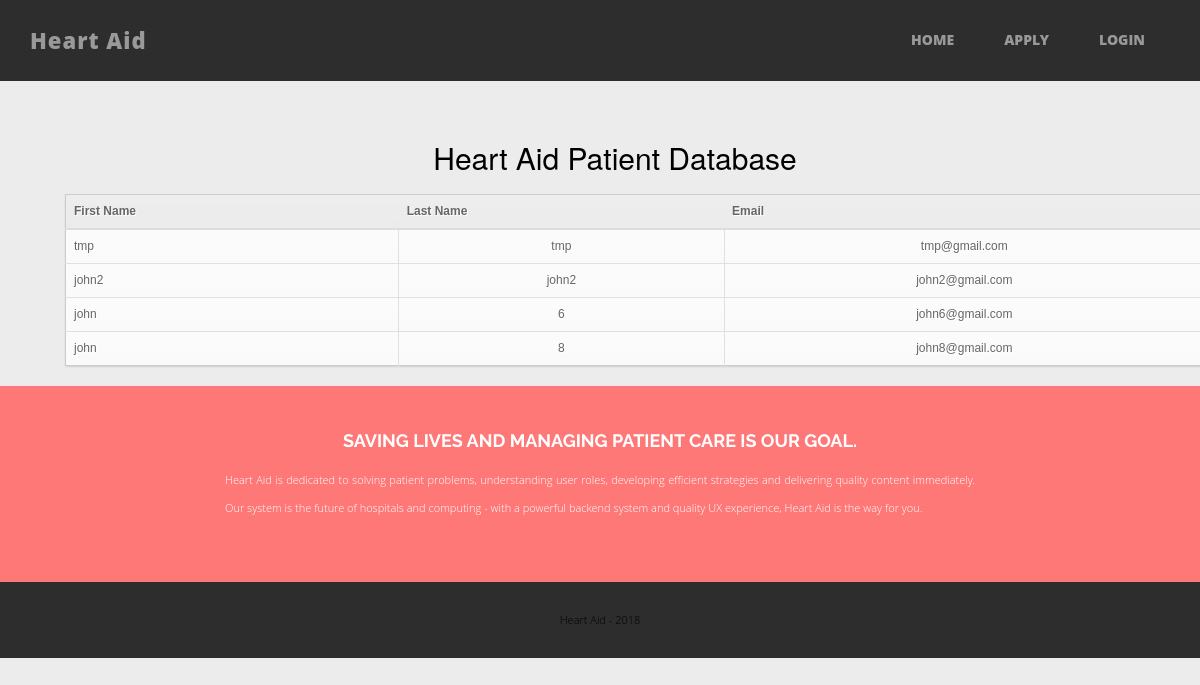
The page /accounts/portal/admin/view_all_patient_data on the database its author committed.
### acs/models.py (models this page shows, shortened)
class Patient(models.Model):
    fill_from_application = models.OneToOneField(TempPatientData,unique=True,null=True,default="",on_delete=models.CASCADE)
    user = models.OneToOneField(User, unique=True,  blank=True, default="", null=True,on_delete=models.CASCADE)
    approved = models.IntegerField(default=0, null=False)
    alertSent = models.IntegerField(default=0, null=False)
    date_created = models.CharField(default="11-3-2018", null=True, max_length=20)

class TempPatientData(models.Model):
    user = models.OneToOneField(User,unique=True,null=True,default="",on_delete=models.CASCADE)
    email_address = models.CharField(max_length=256, blank=False)
    first_name = models.CharField(max_length=256, default="")
    last_name = models.CharField(max_length=256, default="")
    age = models.IntegerField(default = 18, blank=False)
    gender = models.CharField(max_length=256, choices=[('male','Male'), ('female', 'Female'), ('other', 'Other'), ('prefer not to say', 'Prefer Not To Say')], default='Select a gender', blank = False)
    phone_number = PhoneNumberField(blank = True, default="")
    DOB = models.CharField(max_length=255, blank=True, null=True)
    address = models.CharField(max_length=256, default="")
    heart_rate = models.IntegerField(default = 72, blank=False)
    systolic_blood_pressure = models.IntegerField(default = 120, blank=False)
    CHF = models.CharField(max_length=256, choices=[('No CHF','No CHF'),('Rales and/or JVD','Rales and/or JVD'),('Pulmonary edema','Pulmonary edema'),('Cardiogenic shock','Cardiogenic shock')], default='No CHF', blank = False)
    creatinine = models.DecimalField(max_digits=5,decimal_places=2,default = 0.5, blank=False)
    cardiac_arrest = models.CharField(max_length=256, choices=[('yes','Yes'), ('no','No')], default='no', blank = False)
    biomarkers = models.CharField(max_length=256, choices=[('yes','Yes'), ('no','No')], default='no', blank = False)
    st_elev = models.CharField(max_length=256, choices=[('yes','Yes'), ('no','No')], default='no', blank = False)
    data_sent = models.IntegerField(default=0)

### acs/views.py (the view)
# urls.py: url(r'^accounts/portal/admin/view_all_patient_data$', ViewAllPatientData, name="ViewAllPatientData"),
def ViewAllPatientData(request):
	temp_patient_data = Patient.objects.all()
	context = {
		'temp_user_data' : temp_patient_data
	}
	return render(request, 'view_all_patient_data_hsp.html', context)

### templates/view_all_patient_data_hsp.html (shortened to what this page needs)
{% extends '_layouts/base.html' %}
{% load crispy_forms_tags %}
{% block content %}
		<div class="container">
		  <h2>Heart Aid Patient Database</h2>
		  <table class="table">
		    <thead>
		      <tr>
		        <th>First Name</th>
		        <th>Last Name</th>
		        <th>Email</th>
		      </tr>
		    </thead>
		    <tbody>
		    	{% for pats in temp_user_data %}
			      <tr>
			        <td>{{pats.fill_from_application.first_name}}</td>
			        <td>{{pats.fill_from_application.last_name}}</td>
			        <td>{{pats.fill_from_application.email_address}}</td>
			      </tr>
		      {% endfor %}
		    </tbody>
		  </table>
		</div>
{% endblock %}

### templates/_layouts/base.html (shortened to what this page needs)
{% load staticfiles %}
{% load static %}
<!DOCTYPE html>
<html lang="en">
  <head>
    <link href="{% static 'css/bootstrap.css' %}" rel="stylesheet">
    <link href="{% static 'css/font-awesome.min.css' %}" rel="stylesheet">
    <link href="{% static 'css/main.css' %}" rel="stylesheet">
    <link rel="stylesheet" href="//code.jquery.com/ui/1.11.4/themes/smoothness/jquery-ui.css">
    <link type="text/css" href="http://mugifly.github.io/jquery-simple-datetimepicker/jquery.simple-dtpicker.css" rel="stylesheet" />
    <link href="{% static 'css/buttons.css' %}" rel="stylesheet">
    <link href="{% static 'css/card.css' %}" rel="stylesheet">
  </head>
  <body>
    <div class="navbar navbar-inverse navbar-fixed-top">
      <div class="container">
        <div class="navbar-header">
          <a class="navbar-brand" href="#">Heart Aid</a>
        </div>
        <div class="navbar-collapse collapse">
          <ul class="nav navbar-nav navbar-right">
            <li><a href="/">HOME</a></li>
            {% if not user.is_authenticated %}
            <li><a href="/accounts/apply">APPLY</a></li>
            <li><a href="/accounts/login">LOGIN</a></li>
            {% elif approval == 0 and not user.username == "admin" %}
            <li class="active"><a href="/accounts/portal">CHECK APPROVAL STATUS</a></li>
            <li><a href="/logout">LOGOUT</a></li>
            {% elif user.username == "admin" %}
            <li class="active"><a href="/accounts/portal">ADMIN PORTAL</a></li>
            <li><a href="/logout">LOGOUT</a></li>
            {% else %}
            <li class="active"><a href="/accounts/portal">USER PORTAL</a></li>
            <li><a href="/logout">LOGOUT</a></li>
            {% endif %}
          </ul>
        </div>
      </div>
    </div>
<br>
    <div class="container w">
            {% block content %}{% endblock %}
    </div>
    <div id="r">
        <div class="container">
            <div class="row centered">
                <div class="col-lg-8 col-lg-offset-2">
                    <h4>SAVING LIVES AND MANAGING PATIENT CARE IS OUR GOAL.</h4>
                    <p>Heart Aid is dedicated to solving patient problems, understanding user roles, developing efficient strategies and delivering quality content immediately. Our system is the future of hospitals and computing - with a powerful backend system and quality UX experience, Heart Aid is the way for you.</p>
                </div>
            </div>
        </div>
    </div>
    <div id="f">
        <div class="container">
            <div class="row centered">
                Heart Aid - 2018
            </div>
        </div>
    </div>
  </body>
</html>

### static/css/main.css (style rules this page uses)
ul { text-align: left; }
body { background-color: #f2f2f2; font-family: "Lato"; font-weight: 300; font-size: 16px; color: #555; -webkit-font-smoothing: antialiased; -webkit-overflow-scrolling: touch; margin-top: 70px; }
h1, h3, h4, h5, h6 { font-family: "Raleway"; font-weight: 3o0; color: #333; }
h2 { color: black; }
p { line-height: 28px; margin-bottom: 25px; }
.centered { text-align: center; }
a { color: #f85c37; word-wrap: break-word; -webkit-transition: color 0.1s ease-in, background 0.1s ease-in; -moz-transition: color 0.1s ease-in, background 0.1s ease-in; -ms-transition: color 0.1s ease-in, background 0.1s ease-in; -o-transition: color 0.1s ease-in, background 0.1s ease-in; transition: color 0.1s ease-in, background 0.1s ease-in; }
a:before, a:after { -webkit-transition: color 0.1s ease-in, background 0.1s ease-in; -moz-transition: color 0.1s ease-in, background 0.1s ease-in; -ms-transition: color 0.1s ease-in, background 0.1s ease-in; -o-transition: color 0.1s ease-in, background 0.1s ease-in; transition: color 0.1s ease-in, background 0.1s ease-in; }
.navbar { font-weight: 800; font-size: 14px; padding-top: 15px; padding-bottom: 15px; }
.navbar-inverse { background: #2d2d2d; border-color: #2d2d2d; }
.navbar-inverse .navbar-brand { color: #999999; font-weight: bolder; font-size: 22px; letter-spacing: 1px; }
#r { background: #ff7878; padding-top: 35px; padding-bottom: 35px; }
#r h4 { color: white; font-weight: 700; }
#r p { color: white; }
#f { background: #2d2d2d; padding-top: 30px; padding-bottom: 30px; }
.w { padding-top: 35px; }
a { color :black; }

### static/css/card.css (style rules this page uses)
body { font-size: 11px; font-family: 'Open Sans', sans-serif; text-align: center; color: black; }
p { margin-top: 15px; text-align: justify; }
a { text-decoration: none; color: black; }

### rows shown on the page
Patient: fill_from_application.first_name "tmp", fill_from_application.last_name "tmp", fill_from_application.email_address "tmp@gmail.com"
Patient: fill_from_application.first_name "john2", fill_from_application.last_name "john2", fill_from_application.email_address "john2@gmail.com"
Patient: fill_from_application.first_name "john", fill_from_application.last_name "6", fill_from_application.email_address "john6@gmail.com"
Patient: fill_from_application.first_name "john", fill_from_application.last_name "8", fill_from_application.email_address "john8@gmail.com"
